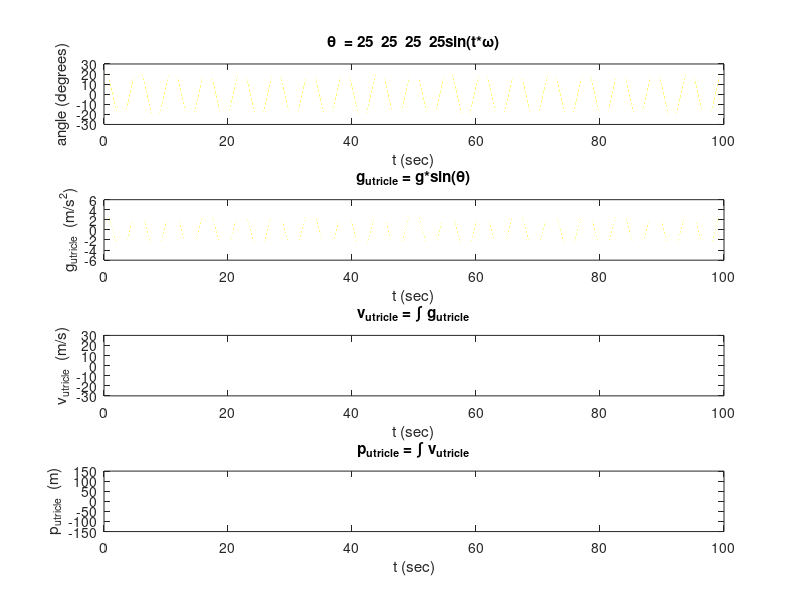

Write MATLAB code to recreate this figure. (Note: this script raises an error after producing the figure.)
%calculating the translation of the scene

clc
clear
close all

frequencies =   [0.03   0.1     0.18  0.06]; %Hz
amplitude  =    [25     25      25     25]; % degrees
t  = 0:0.0001:100;

g = 9.8; %m/s^2

angles =  NaN(length(frequencies),length(t));
for i = 1:length(frequencies)
    angles(i,:) = amplitude(i) *cos(t.*frequencies(i)*2*pi);
end

g_utricle = g*sind(angles);

v_utricle = NaN(length(frequencies),length(t));
p_utricle = NaN(length(frequencies),length(t));
for i = 1:length(frequencies)
v_utricle(i,:) = cumtrapz(t,g_utricle(i,:));
end

for i = 1:length(frequencies)
    p_utricle(i,:) = cumtrapz(t,v_utricle(i,:));
    p_utricle(i,:) = p_utricle(i,:) -max(p_utricle(i,:))/2;
end


figure
subplot(4,1,1)
plot(t,angles)
xlabel('t (sec)')
ylabel('angle (degrees)')
title(['\theta  = ', num2str(amplitude),'sin(t*\omega)'])
subplot(4,1,2)
plot(t,g_utricle)
xlabel('t (sec)')
ylabel('g_{utricle}  (m/s^2)')
title('g_{utricle} = g*sin(\theta)')
subplot(4,1,3)
plot(t,v_utricle)

xlabel('t (sec)')
ylabel('v_{utricle}  (m/s)')
title('v_{utricle} = \int g_{utricle}')

subplot(4,1,4)
plot(t,p_utricle)
xlabel('t (sec)')
ylabel('p_{utricle}  (m)')
title('p_{utricle} = \int v_{utricle}')

legendCell = strcat('f=',string(num2cell(frequencies)));

legend(legendCell)


%Gain Calculations (m/deg)
gains = max(p_utricle')./amplitude;

gainsTable = table;
gainsTable.frequenciesHz = frequencies';
gainsTable.amplitude_deg = amplitude';
gainsTable.gains_m_per_deg = gains';
gainsTable
